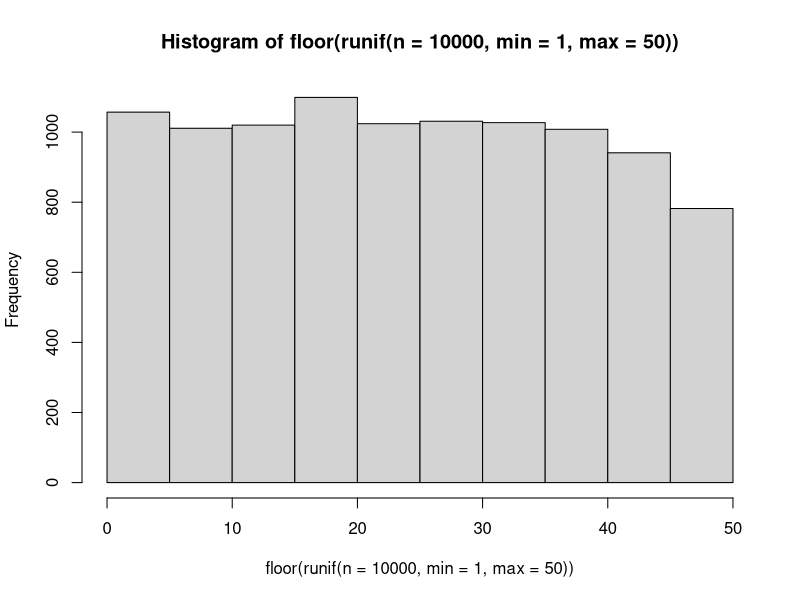
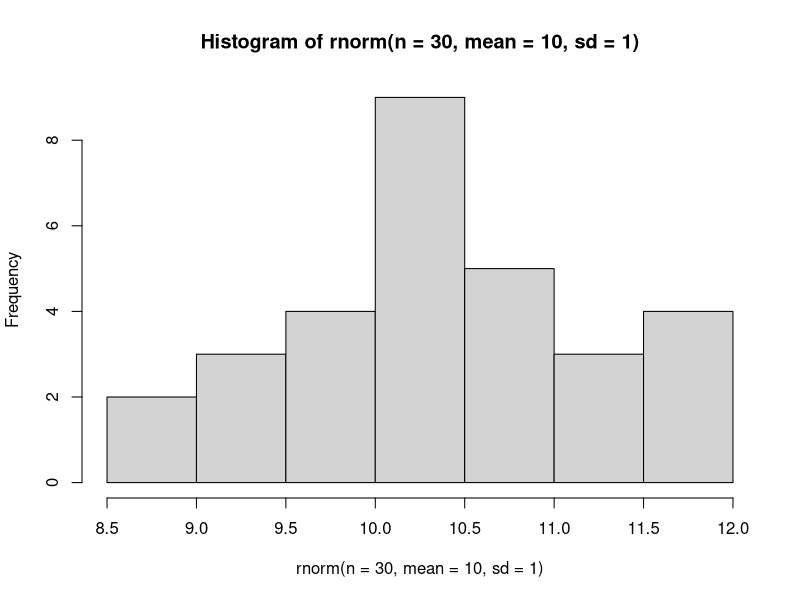
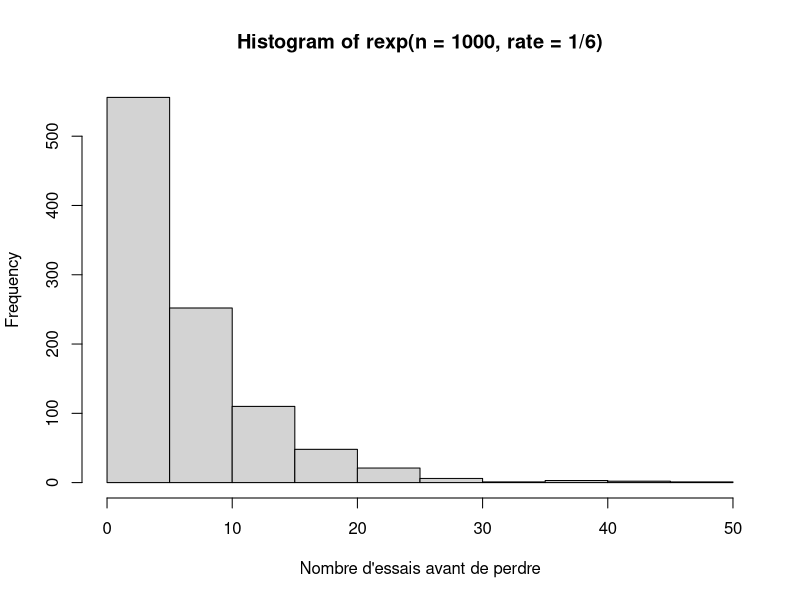
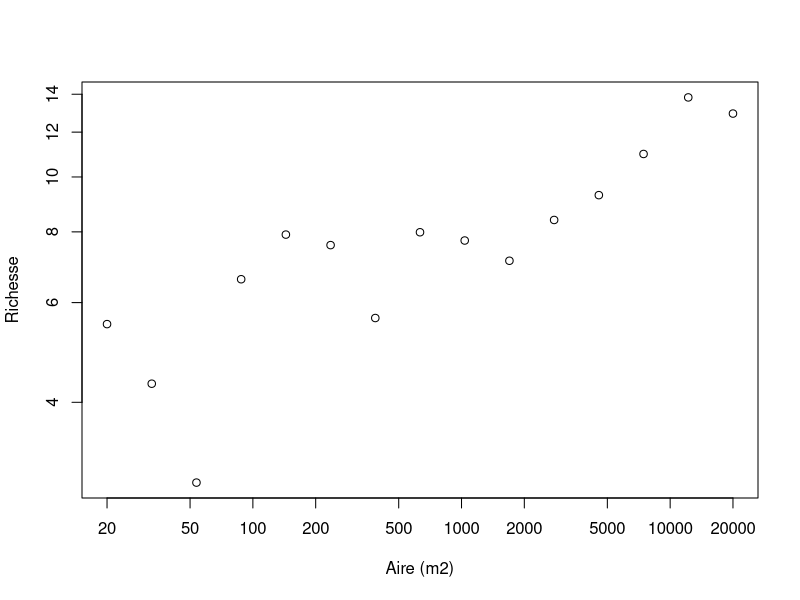
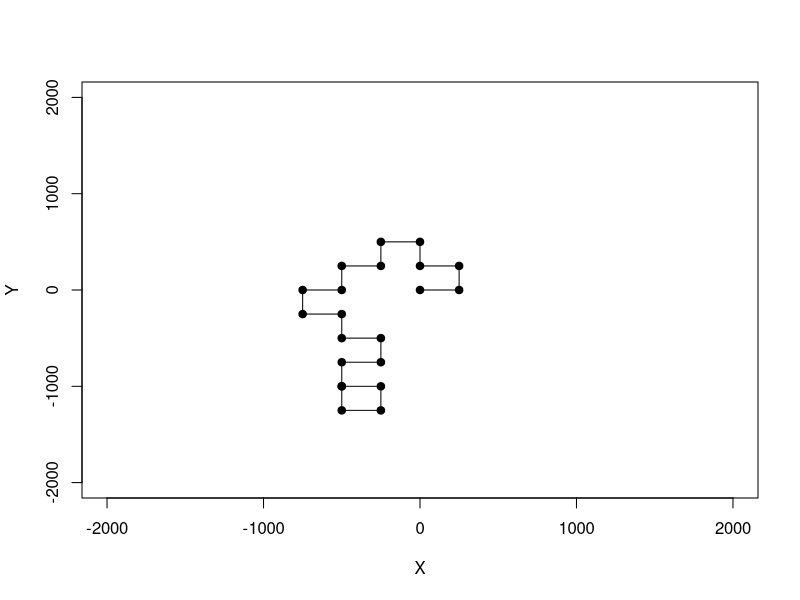
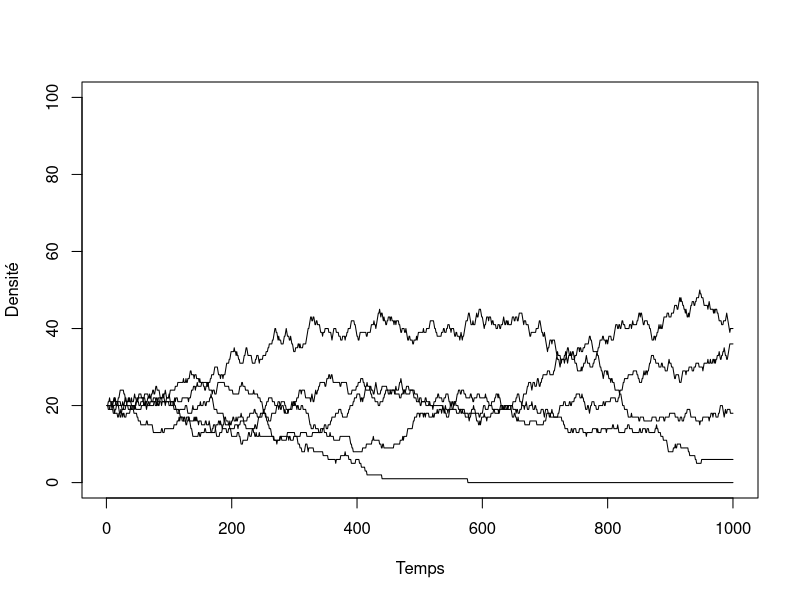
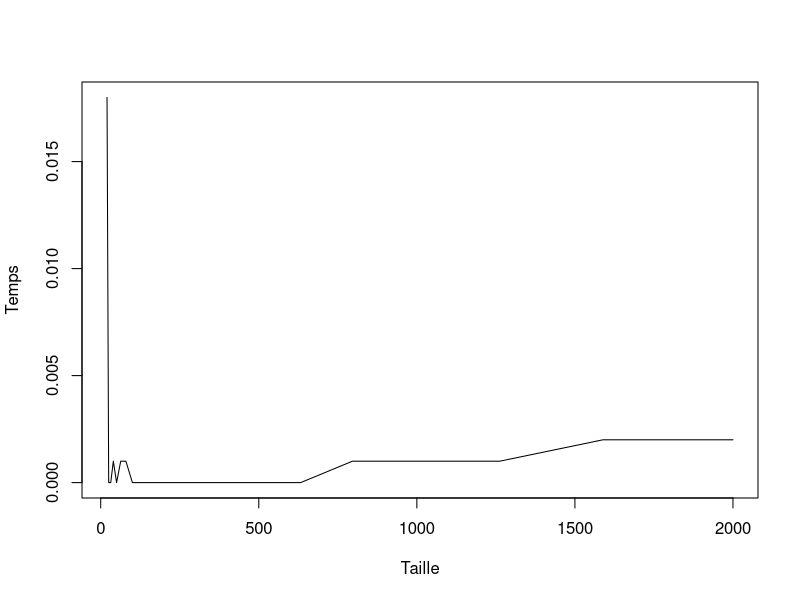

Recreate these plots in R, in order.
## ---- chunk 1
tri <- function(x){
	# Calcul de la dimension du vecteur
	taille = length(x)
	ordre = "OUI"
	# Boucle qui tourne jusqu'à ce que tout soit en ordre
	while(ordre == "OUI") {
		ordre = "NON"
		# Boucle qui passe tous les éléments en paires
		for(i in 1:(taille-1)) {
			if(x[i+1] < x[i]) {
				# Inversion des deux lettres
				x[c(i,i+1)] = x[c(i+1,i)]
				# Comme un changement a été fait, l'ordre
				# n'est pas encore garanti
				ordre = "NON"
			}
		}
	}
	return(x)
}
## ---- chunk 2
valeurs = c("2", "3", "4", "5", "6", "7", "8", "9", "10", "valet", "reine", "roi", "as")
couleurs = rep(c("pique", "trèfle", "carreau", "coeur"),each = 13)
cartes = paste(valeurs,"-",couleurs)
tirage = function(n, cartes) {
    sample(x = cartes, size = n, replace = FALSE)
}
tirage(3, cartes)
## ---- chunk 3
hist(floor(runif(n = 10000, min = 1, max = 50)))
## ---- chunk 4
hist(rnorm(n = 30, mean = 10, sd = 1))
## ---- chunk 5
rbinom(n = 10, size = 1, prob = 0.5)
## ---- chunk 6
rmultinom(n = 3, size = 1, prob = rep(1/6, 6))
## ---- chunk 7
hist(rexp(n = 1000, rate = 1/6),
xlab = "Nombre d'essais avant de perdre")
## ---- chunk 8
A = 2*10^seq(1, 4, length.out = 15)
c = 3
z = 0.15
S = rnorm(15, mean = c*A^z, sd = 1.5)
plot(A, S, xlab = "Aire (m2)", ylab = "Richesse",
  log = "xy")
## ---- chunk 9
set.seed(1)
p <- 0.55
alea <- runif(n = 1, min = 0, max = 1)
if(alea < p) res = "pile" else res = "face"
res
## ---- chunk 10
nsteps = 20
xy = matrix(0,nr = 21, nc = 2)
xy[1,] = c(0,0)
direction = 0
set.seed(2)
for(step in 2:(nsteps+1)) {
    # Ḑe quel côté tourner ?
    if(runif(1,0,1) < 0.5) {
      # Tourne à droite
      direction = direction + pi/2 
    }
    else {
      # Tourne à gauche  
      direction = direction - pi/2
    }
    # Calcul des nouvelles coordonnées
    xy[step,1] = xy[step-1,1] + sin(direction)*250 
    xy[step,2] = xy[step-1,2] + cos(direction)*250 
}
## ---- chunk 11
plot(xy[,1],xy[,2], type = "l", xlim = c(-2000,2000),ylim = c(-2000,2000),
    xlab = "X", ylab = "Y")
points(xy[,1],xy[,2],pch = 19)
## ---- chunk 12
etats <- c("A", "B", "C", "D", "E")
p = c(0.1, 0.5, 0.2, 0.05, 0.15)
sum(p)

# On utilise cumsum pour calculer la probabilité cumulative
cump <- cumsum(p)
cump
## ---- chunk 13
alea <- runif(1,0,1)
alea
n_etats <- 5; i = 1; plus_petit = FALSE
while(plus_petit == FALSE) {
    if(alea < cump[i]) {
        decision = etats[i]
        plus_petit = TRUE
    }
    else {
        i = i + 1
    }
}
decision
## ---- chunk 14
tirage <- function(p) {
    etats <- c("A", "B", "C", "D", "E")
    res <- rmultinom(n=1,size=1,prob=p)
    etats[which(res==1)]
}
tirage(p)
## ---- chunk 15
nsteps <- 1000
S <- 5
K <- 100
N <- matrix(nr = nsteps, nc = S)

# Une fonction utile pour faire des tirages
# Elle retourne la position de l'espèce pigée au hasard
tirage  <- function(p) {
    res <- rmultinom(n=1,size=1,prob=p)
    return(which(res==1))
}
## ---- chunk 16
# On démarre la simulation avec 20 individus par espèce
N[1,] =rep(K/S, S)

# La boucle principale
for(step in 2:nsteps) {

    # Calcul de l'abondance relative
    p = N[step-1,] / K

    # On tire l'identité de l'espèce qui meurt
    ID_mort = tirage(p)

    # On applique le changement
    N[step,] = N[step-1,]
    N[step,ID_mort] = N[step,ID_mort] - 1

    # On tire l'identité de la recrue
    ID_recrue = tirage(p)
    N[step,ID_recrue] = N[step,ID_recrue] + 1
}
## ---- chunk 17
# Illustration des résultats
plot(c(1:nsteps), N[,1], type = "l", ylim = c(0,K),
    xlab = "Temps", ylab = "Densité")
for(i in 2:S) lines(c(1:nsteps), N[,i])
## ---- chunk 18
x = runif(1000)
system.time(sort(x))
system.time(tri(x))

## ---- chunk 19
n = 2*10^seq(1,3,0.1)
res = numeric(length(n))
for(i in 1:length(res)) {
	x = runif(n[i])
	res[i] = system.time(tri(x))[3]
}
plot(n,res, type = "l", xlab = "Taille", ylab = "Temps")
## ---- chunk 20
f1 <- function(x) {
	taille <- length(x)
	x2 <- numeric(taille)
	for(i in 1:taille) if(x[i] < 0.5) x2[i] <- 1
}
f2 <- function(x) {
	x2 <- x*0
	x2[x<0.5] <- 1
}
## ---- chunk 21
x = runif(1000000)
system.time(f1(x))
system.time(f2(x))
## ---- chunk 22
f1 <- function(x) {
	res <- numeric(ncol(x))
	for(j in 1:ncol(x)) {
		for(i in 1:nrow(x)){
			res[x] = res[j] + x[i,j]
		}
	}
}
X = matrix(runif(100*100),nr=100,nc=100)
## ---- chunk 23
system.time(rowSums(X))
system.time(apply(X,2,sum))
system.time(f1(X))
